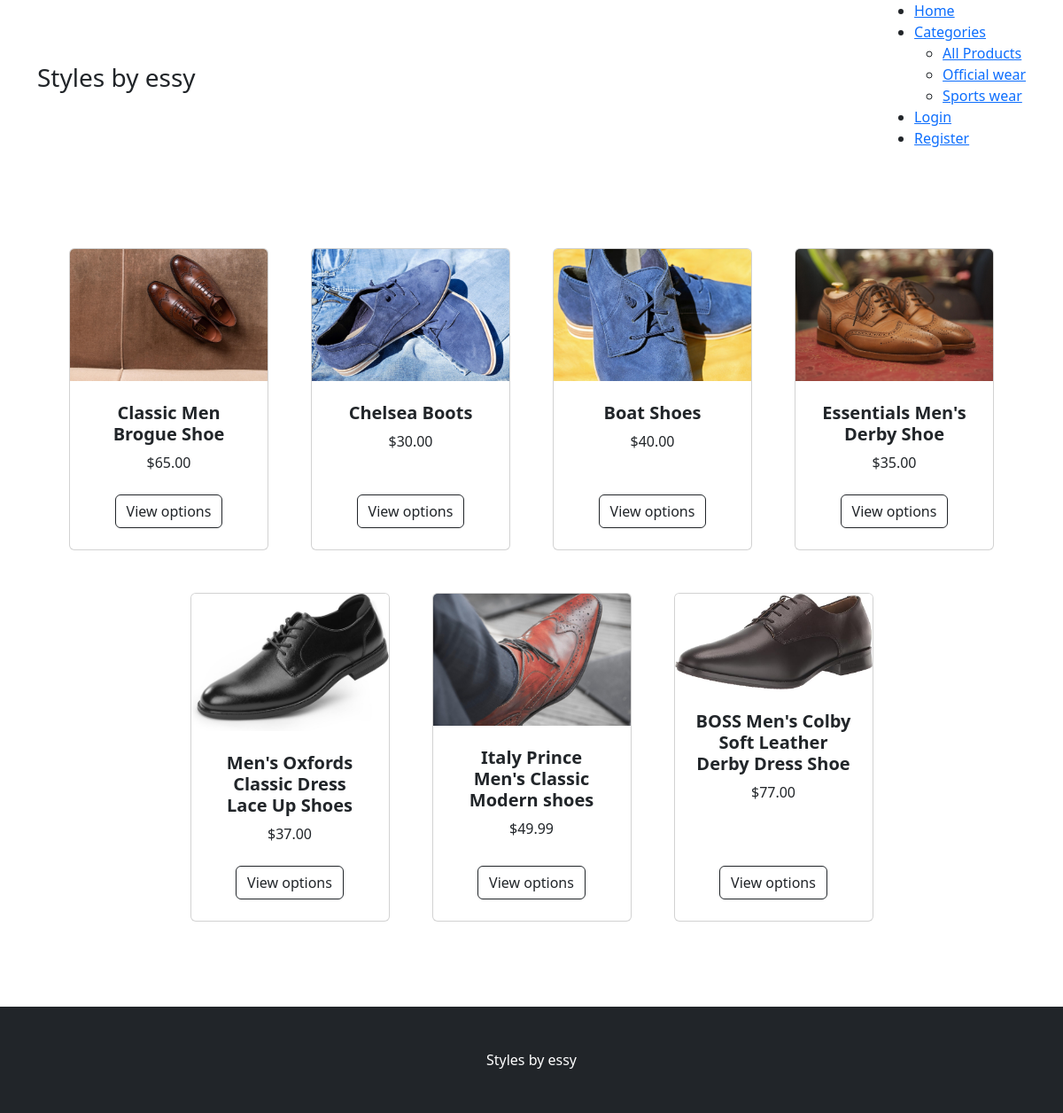
/official/, run on the app's committed database.
### store/models.py (models this page shows, shortened)
class Product(models.Model):
    name = models.CharField(max_length=50)
    price = models.DecimalField(default=0, decimal_places=2, max_digits=10)
    category = models.ForeignKey(Category, on_delete=models.CASCADE, default=1)
    description = models.CharField(max_length=200, default='', blank=True, null=True)
    image = models.ImageField(upload_to='uploads/product/')

### store/views.py (the view)
# urls.py: path('official/', views.official, name='official'),
def official(request):
    my_awesome_official_collection = Product.objects.filter(category__name='Official')
    return render(request, 'official.html', {'products': my_awesome_official_collection})

### store/templates/official.html
{% extends 'base.html' %}
{% load static %}
{% block content %}
 <section class="py-5">
    <div class="container px-4 px-lg-5 mt-5">
        <div class="row gx-4 gx-lg-5 row-cols-2 row-cols-md-3 row-cols-xl-4 justify-content-center">
{% for product in products %}
          {% if product.is_sale%}
            <div class="col mb-5">
            <div class="card h-100">
              <div class="badge bg-dark text-white position-absolute" style="top: 0.5rem; right: 0.5rem">Sale</div>
              <img class="card-img-top" src="{{ product.image.url }}" alt="..." />
              <div class="card-body p-4">
                  <div class="text-center">
                      <h5 class="fw-bolder">{{ product.name }}</h5>
                      <div class="d-flex justify-content-center small text-warning mb-2">
                          <div class="bi-star-fill"></div>
                          <div class="bi-star-fill"></div>
                          <div class="bi-star-fill"></div>
                          <div class="bi-star-fill"></div>
                          <div class="bi-star-fill"></div>
                      </div>
                      <span class="text-muted text-decoration-line-through">${{ product.price }}</span>
                      ${{ product.sale_price }}
                  </div>
              </div>
              <div class="card-footer p-4 pt-0 border-top-0 bg-transparent">
                  <div class="text-center"><a class="btn btn-outline-dark mt-auto" href="#">Add to cart</a></div>
              </div>
            </div>
            </div>
          {% else %}
            <div class="col mb-5">
                <div class="card h-100">
                    <img class="card-img-top" src="{{ product.image.url }}" alt="..." />
                    <div class="card-body p-4">
                        <div class="text-center">
                            <h5 class="fw-bolder">{{ product.name }}</h5>
                            ${{ product.price }}
                        </div>
                    </div>
                    <div class="card-footer p-4 pt-0 border-top-0 bg-transparent">
                        <div class="text-center"><a class="btn btn-outline-dark mt-auto" href="#">View options</a></div>
                    </div>
                </div>
            </div>
          {% endif %}
{% endfor %}
        </div>
    </div>
</section>
{% endblock %}

### data on the page
Product: image (picture), name "Classic Men Brogue Shoe", price "65.00"
Product: image (picture), name "Chelsea Boots", price "30.00"
Product: image (picture), name "Boat Shoes", price "40.00"
Product: image (picture), name "Essentials Men's Derby Shoe", price "35.00"
Product: image (picture), name "Men's Oxfords Classic Dress Lace Up Shoes", price "37.00"
Product: image (picture), name "Italy Prince Men's Classic Modern shoes", price "49.99"
Product: image (picture), name "BOSS Men's Colby Soft Leather Derby Dress Shoe", price "77.00"
